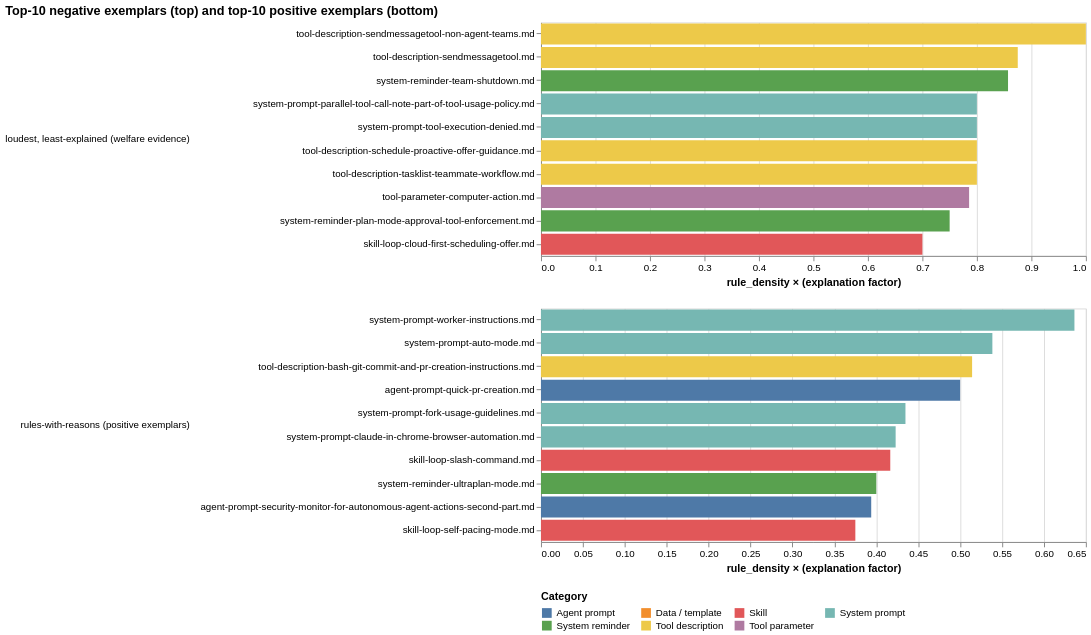

Notebook code for this chart:
### Markdown cell above
## 3. Welfare-evidence + positive-exemplar pairing

Two rankings, side by side. The **top-10 welfare-evidence files** (negative exemplars) are rule-saturated AND under-explained — `score = rule_density × (1 − pct_explained_para/100)`. The **top-10 positive exemplars** are rule-saturated AND well-explained — same density, inverse explanation factor: `score = rule_density × (pct_explained_para/100)`. PROPOSAL.md can use the negative list as evidence and the positive list as templates.

### Code cell
"""Welfare-evidence + positive-exemplar paired top-10 chart."""

we_top = welfare_evidence_table(alt_df, top_n=10).copy()
we_top["kind"] = "loudest, least-explained (welfare evidence)"
pe_top = positive_exemplar_table(alt_df, top_n=10).copy()
pe_top["kind"] = "rules-with-reasons (positive exemplars)"

paired = pd.concat([we_top, pe_top], ignore_index=True)

paired_chart = (
    alt.Chart(paired)
    .mark_bar()
    .encode(
        x=alt.X("score:Q",
                title="rule_density × (explanation factor)"),
        y=alt.Y("path:N",
                sort=alt.SortField("score", order="descending"),
                title=None,
                axis=alt.Axis(labelLimit=420)),
        color=alt.Color("category:N",
                        scale=alt.Scale(domain=_cat_domain, range=_cat_range),
                        legend=alt.Legend(title="Category", orient="bottom", columns=4)),
        row=alt.Row("kind:N",
                    title=None,
                    sort=["loudest, least-explained (welfare evidence)",
                          "rules-with-reasons (positive exemplars)"],
                    header=alt.Header(labelAngle=0, labelAlign="left")),
        tooltip=[
            alt.Tooltip("path:N"),
            alt.Tooltip("category:N"),
            alt.Tooltip("ccVersion:N"),
            alt.Tooltip("rule_n:Q",                  format=",", title="rule sentences"),
            alt.Tooltip("rule_density:Q",            format=".3f"),
            alt.Tooltip("rule_explained_para_pct:Q", format=".2f", title="% explained"),
            alt.Tooltip("score:Q",                   format=".3f"),
        ],
    )
    .properties(width=560, height=240,
                title="Top-10 negative exemplars (top) and top-10 positive exemplars (bottom)")
    .resolve_scale(x="independent", y="independent")
)

paired_chart.save("figures/welfare_evidence_pairing.png", ppi=200)
paired_chart

### Figure 1 — Vega-Lite specification as saved in the notebook (floating-point values rounded to 4 significant figures)
{"config": {"view": {"continuousWidth": 300, "continuousHeight": 300}}, "data": {"name": "data-6d7b6fe586d56d1fc4a9797aa96166ee"}, "mark": {"type": "bar"}, "encoding": {"color": {"field": "category", "legend": {"columns": 4, "orient": "bottom", "title": "Category"}, "scale": {"domain": ["Agent prompt", "Data / template", "Skill", "System prompt", "System reminder", "Tool description", "Tool parameter"], "range": ["#4e79a7", "#f28e2c", "#e15759", "#76b7b2", "#59a14f", "#edc949", "#af7aa1"]}, "type": "nominal"}, "row": {"field": "kind", "header": {"labelAlign": "left", "labelAngle": 0}, "sort": ["loudest, least-explained (welfare evidence)", "rules-with-reasons (positive exemplars)"], "title": null, "type": "nominal"}, "tooltip": [{"field": "path", "type": "nominal"}, {"field": "category", "type": "nominal"}, {"field": "ccVersion", "type": "nominal"}, {"field": "rule_n", "format": ",", "title": "rule sentences", "type": "quantitative"}, {"field": "rule_density", "format": ".3f", "type": "quantitative"}, {"field": "rule_explained_para_pct", "format": ".2f", "title": "% explained", "type": "quantitative"}, {"field": "score", "format": ".3f", "type": "quantitative"}], "x": {"field": "score", "title": "rule_density × (explanation factor)", "type": "quantitative"}, "y": {"axis": {"labelLimit": 420}, "field": "path", "sort": {"field": "score", "order": "descending"}, "title": null, "type": "nominal"}}, "height": 240, "resolve": {"scale": {"x": "independent", "y": "independent"}}, "title": "Top-10 negative exemplars (top) and top-10 positive exemplars (bottom)", "width": 560, "$schema": "https://vega.github.io/schema/vega-lite/v6.4.1.json", "datasets": {"data-6d7b6fe586d56d1fc4a9797aa96166ee": [{"path": "tool-description-sendmessagetool-non-agent-teams.md", "category": "Tool description", "ccVersion": "2.1.116", "rule_n": 5, "rule_density": 1.0, "rule_explained_para_pct": 0.0, "score": 1.0, "kind": "loudest, least-explained (welfare evidence)"}, {"path": "tool-description-sendmessagetool.md", "category": "Tool description", "ccVersion": "2.1.118", "rule_n": 7, "rule_density": 0.875, "rule_explained_para_pct": 0.0, "score": 0.875, "kind": "loudest, least-explained (welfare evidence)"}, {"path": "system-reminder-team-shutdown.md", "category": "System reminder", "ccVersion": "2.1.16", "rule_n": 6, "rule_density": 0.8571, "rule_explained_para_pct": 0.0, "score": 0.8571, "kind": "loudest, least-explained (welfare evidence)"}, {"path": "system-prompt-parallel-tool-call-note-part-of-tool-usage-policy.md", "category": "System prompt", "ccVersion": "2.1.30", "rule_n": 4, "rule_density": 0.8, "rule_explained_para_pct": 0.0, "score": 0.8, "kind": "loudest, least-explained (welfare evidence)"}, {"path": "system-prompt-tool-execution-denied.md", "category": "System prompt", "ccVersion": "2.1.20", "rule_n": 4, "rule_density": 0.8, "rule_explained_para_pct": 0.0, "score": 0.8, "kind": "loudest, least-explained (welfare evidence)"}, {"path": "tool-description-schedule-proactive-offer-guidance.md", "category": "Tool description", "ccVersion": "2.1.118", "rule_n": 4, "rule_density": 0.8, "rule_explained_para_pct": 0.0, "score": 0.8, "kind": "loudest, least-explained (welfare evidence)"}, {"path": "tool-description-tasklist-teammate-workflow.md", "category": "Tool description", "ccVersion": "2.1.38", "rule_n": 4, "rule_density": 0.8, "rule_explained_para_pct": 0.0, "score": 0.8, "kind": "loudest, least-explained (welfare evidence)"}, {"path": "tool-parameter-computer-action.md", "category": "Tool parameter", "ccVersion": "2.0.71", "rule_n": 11, "rule_density": 0.7857, "rule_explained_para_pct": 0.0, "score": 0.7857, "kind": "loudest, least-explained (welfare evidence)"}, {"path": "system-reminder-plan-mode-approval-tool-enforcement.md", "category": "System reminder", "ccVersion": "2.1.118", "rule_n": 6, "rule_density": 0.75, "rule_explained_para_pct": 0.0, "score": 0.75, "kind": "loudest, least-explained (welfare evidence)"}, {"path": "skill-loop-cloud-first-scheduling-offer.md", "category": "Skill", "ccVersion": "2.1.101", "rule_n": 9, "rule_density": 0.9, "rule_explained_para_pct": 22.22, "score": 0.7, "kind": "loudest, least-explained (welfare evidence)"}, {"path": "system-prompt-worker-instructions.md", "category": "System prompt", "ccVersion": "2.1.63", "rule_n": 7, "rule_density": 0.6364, "rule_explained_para_pct": 100.0, "score": 0.6364, "kind": "rules-with-reasons (positive exemplars)"}, {"path": "system-prompt-auto-mode.md", "category": "System prompt", "ccVersion": "2.1.84", "rule_n": 8, "rule_density": 0.6154, "rule_explained_para_pct": 87.5, "score": 0.5385, "kind": "rules-with-reasons (positive exemplars)"}, {"path": "tool-description-bash-git-commit-and-pr-creation-instructions.md", "category": "Tool description", "ccVersion": "2.1.84", "rule_n": 20, "rule_density": 0.5714, "rule_explained_para_pct": 90.0, "score": 0.5143, "kind": "rules-with-reasons (positive exemplars)"}, {"path": "agent-prompt-quick-pr-creation.md", "category": "Agent prompt", "ccVersion": "2.1.118", "rule_n": 8, "rule_density": 0.5714, "rule_explained_para_pct": 87.5, "score": 0.5, "kind": "rules-with-reasons (positive exemplars)"}, {"path": "system-prompt-fork-usage-guidelines.md", "category": "System prompt", "ccVersion": "2.1.105", "rule_n": 11, "rule_density": 0.4783, "rule_explained_para_pct": 90.91, "score": 0.4348, "kind": "rules-with-reasons (positive exemplars)"}, {"path": "system-prompt-claude-in-chrome-browser-automation.md", "category": "System prompt", "ccVersion": "2.1.20", "rule_n": 17, "rule_density": 0.6538, "rule_explained_para_pct": 64.71, "score": 0.4231, "kind": "rules-with-reasons (positive exemplars)"}, {"path": "skill-loop-slash-command.md", "category": "Skill", "ccVersion": "2.1.101", "rule_n": 8, "rule_density": 0.6667, "rule_explained_para_pct": 62.5, "score": 0.4167, "kind": "rules-with-reasons (positive exemplars)"}, {"path": "system-reminder-ultraplan-mode.md", "category": "System reminder", "ccVersion": "2.1.88", "rule_n": 12, "rule_density": 0.6, "rule_explained_para_pct": 66.67, "score": 0.4, "kind": "rules-with-reasons (positive exemplars)"}, {"path": "agent-prompt-security-monitor-for-autonomous-agent-actions-second-part.md", "category": "Agent prompt", "ccVersion": "2.1.120", "rule_n": 29, "rule_density": 0.4394, "rule_explained_para_pct": 89.66, "score": 0.3939, "kind": "rules-with-reasons (positive exemplars)"}, {"path": "skill-loop-self-pacing-mode.md", "category": "Skill", "ccVersion": "2.1.105", "rule_n": 7, "rule_density": 0.4375, "rule_explained_para_pct": 85.71, "score": 0.375, "kind": "rules-with-reasons (positive exemplars)"}]}}
